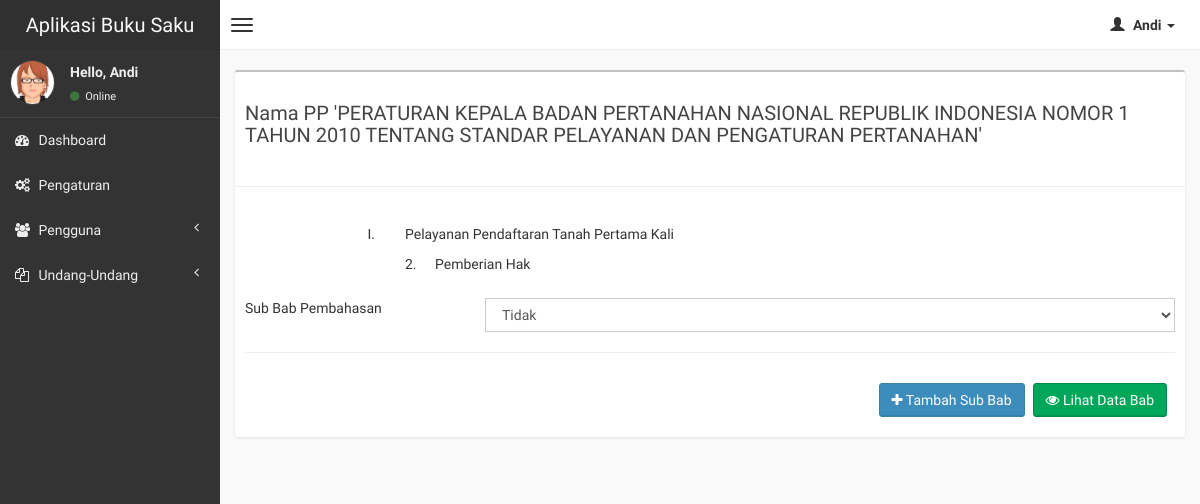
Screenshot of /pages/sop_anak_sub_bab.php?id=25&id_bab_utama_sop=38&id_sub_bab_sop=33 (signed in) with the database file from the repository.
### tables this page shows
CREATE TABLE `tb_sub_bab_sop` (
  `id_sub_bab_sop` int(11) NOT NULL,
  `id_bab_utama_sop` int(11) NOT NULL,
  `id` int(11) NOT NULL,
  `urutan_sub_bab` varchar(10) NOT NULL,
  `judul_sub_bab` varchar(300) NOT NULL,
  `ada_sub_bab` varchar(2) NOT NULL,
  `tanggal_pembuatan` timestamp NOT NULL DEFAULT current_timestamp() ON UPDATE current_timestamp()
);

CREATE TABLE `tb_nama_uu` (
  `id` int(11) NOT NULL,
  `nama_uu` varchar(255) NOT NULL,
  `status` varchar(10) NOT NULL,
  `tanggal_pembuatan` timestamp NOT NULL DEFAULT current_timestamp() ON UPDATE current_timestamp()
);

CREATE TABLE `tb_bab_utama_sop` (
  `id_bab_utama_sop` int(11) NOT NULL,
  `id` int(11) NOT NULL,
  `ada_sub_bab_bab_utama` int(2) NOT NULL,
  `urutan_bab_utama_sop` varchar(10) NOT NULL,
  `judul_bab_utama_sop` varchar(300) NOT NULL,
  `tanggal_pembuatan` timestamp NOT NULL DEFAULT current_timestamp() ON UPDATE current_timestamp()
);

### pages/sop_anak_sub_bab.php (the view, shortened to what this page needs)
<?php
include '../connect/koneksi.php';
$get_id_bab_utama_sop = $_GET['id_bab_utama_sop'];
$get_id_sub_bab_sop = $_GET['id_sub_bab_sop'];
?>
<!DOCTYPE html>
<html>
<head>
  <link href="../css/bootstrap.min.css" rel="stylesheet" type="text/css" />
  <link href="../css/font-awesome.min.css" rel="stylesheet" type="text/css" />
  <link href="../css/ionicons.min.css" rel="stylesheet" type="text/css" />
  <link href="../css/morris/morris.css" rel="stylesheet" type="text/css" />
  <link href="../css/jvectormap/jquery-jvectormap-1.2.2.css" rel="stylesheet" type="text/css" />
  <link href="../css/fullcalendar/fullcalendar.css" rel="stylesheet" type="text/css" />
  <link href="../css/daterangepicker/daterangepicker-bs3.css" rel="stylesheet" type="text/css" />
  <link href="../css/bootstrap-wysihtml5/bootstrap3-wysihtml5.min.css" rel="stylesheet" type="text/css" />
  <link href="../css/AdminLTE.css" rel="stylesheet" type="text/css" />
</head>
<body class="skin-black">
  <header class="header">
    <a href="#" class="logo">
      Aplikasi Buku Saku
    </a>
    <nav class="navbar navbar-static-top" role="navigation">
      <a href="#" class="navbar-btn sidebar-toggle" data-toggle="offcanvas" role="button">
        <span class="icon-bar"></span>
        <span class="icon-bar"></span>
        <span class="icon-bar"></span>
      </a>
      <div class="navbar-right">
        <ul class="nav navbar-nav">
          <li class="dropdown user user-menu">
            <a href="#" class="dropdown-toggle" data-toggle="dropdown">
              <i class="glyphicon glyphicon-user"></i>
              <span><?= $_SESSION['nama']; ?> <i class="caret"></i></span>
            </a>
          </li>
        </ul>
      </div>
    </nav>
  </header>
  <div class="wrapper row-offcanvas row-offcanvas-left">
    <aside class="left-side sidebar-offcanvas">
      <section class="sidebar">
        <div class="user-panel">
          <div class="pull-left image">
            <img src="../img/avatar3.png" class="img-circle" alt="User Image" />
          </div>
          <div class="pull-left info">
            <p>Hello, <?= $_SESSION['nama']; ?></p>
            <a href="#"><i class="fa fa-circle text-success"></i> Online</a>
          </div>
        </div>
        <ul class="sidebar-menu">
          <li>
            <a href="../pages/dashboard.php">
              <i class="fa fa-dashboard"></i> <span>Dashboard</span>
            </a>
          </li>
          <li>
          <a href="../pages/pengaturan.php">
              <i class="fa fa-cogs"></i><span> Pengaturan</span>
            </a>
          </li>
          <li class="treeview">
            <a href="#">
              <i class="fa fa-users"></i>
              <span>Pengguna</span>
              <i class="fa fa-angle-left pull-right"></i>
            </a>
          </li>
          <li class="treeview">
            <a href="#">
              <i class="fa fa-copy"></i>
              <span>Undang-Undang</span>
              <i class="fa fa-angle-left pull-right"></i>
            </a>
          </li>
        </ul>
      </section>
    </aside>
    <aside class="right-side">
      <section class="content">
        <div class="row">
          <div class="col-xs-12">
            <div class="box">
              <?php
              $result = mysqli_query($con, "SELECT * FROM tb_sub_bab_sop JOIN tb_nama_uu USING(id) JOIN tb_bab_utama_sop USING(id) WHERE tb_sub_bab_sop.id_sub_bab_sop= '$get_id_sub_bab_sop' AND tb_bab_utama_sop.id_bab_utama_sop='$get_id_bab_utama_sop'");
              while ($data = mysqli_fetch_array($result)) :
              ?>
                <div class="box-header">
                  <h4 class="box-title" style="margin-top: 20px;">Nama PP '<?= $data['nama_uu']; ?>'</h4>
                </div>
                <hr>
                <div class="box-body">
                  <div class="form-group row">
                    <span class="col-md-1"></span>
                    <h5 class="col-md-1" style="text-align: right;"><?= $data['urutan_bab_utama_sop']; ?>.</h5>
                    <div class="col-md-6">
                      <h5><?= $data['judul_bab_utama_sop']; ?></h5>
                    </div>
                  </div>
                  <div class="form-group row">
                    <span class="col-md-2"></span>
                    <h5 class="col-md-1" style="width: 10px; margin-top: -10px"><?= $data['urutan_sub_bab']; ?>.</h5>
                    <div class="col-md-6">
                      <h5 style="margin-top: -10px;"><?= $data['judul_sub_bab']; ?></h5>
                    </div>
                  </div>
                  <div class="form-group row">
                    <span class="col-md-3">Sub Bab Pembahasan</span>
                    <div class="col-md-9">
                      <select class="select form-control" id="sub_bab_utamaa" name="sub_bab_utamaa">
                        <option value="0">Tidak</option>
                      </select>
                    </div>
                  </div>
                  <hr>
                  <div class="0 kotak" id="ktk" hidden>
                    <div class="box-header justify-content-between ml-auto">
                      <button type="button" class="btn btn-success pull-right" style="margin-top: 10px; margin-right: 8px;" id="hidetable" onclick="hideTable()" aria-pressed="true">
                        <i class="fa fa-eye"></i> Lihat Data Bab
                      </button>
                      <button type="button" class="btn btn-primary pull-right" style="margin-top: 10px; margin-right: 8px;" id="unhidetable" onclick="unhideTable()" aria-pressed="true">
                        <i class="fa fa-plus"></i> Tambah Sub Bab
                      </button>
                    </div>
                  </div>
                </div>
              <?php
              endwhile;
              ?>
            </div>
          </div>
        </div>
      </section>
    </aside>
  </div>
</body>
</html>

### rows the page displays
tb_sub_bab_sop: tb_nama_uu.nama_uu "PERATURAN KEPALA BADAN PERTANAHAN NASIONAL REPUBLIK INDONESIA NOMOR 1 TAHUN 2010 TENTANG STANDAR PELAYANAN DAN PENGATURAN PERTANAHAN", id_bab_utama_sop.urutan_bab_utama_sop "I", id_bab_utama_sop.judul_bab_utama_sop "Pelayanan Pendaftaran Tanah Pertama Kali", urutan_sub_bab "2", judul_sub_bab "Pemberian Hak"

### other values shown
$_SESSION['nama'] "Andi"
